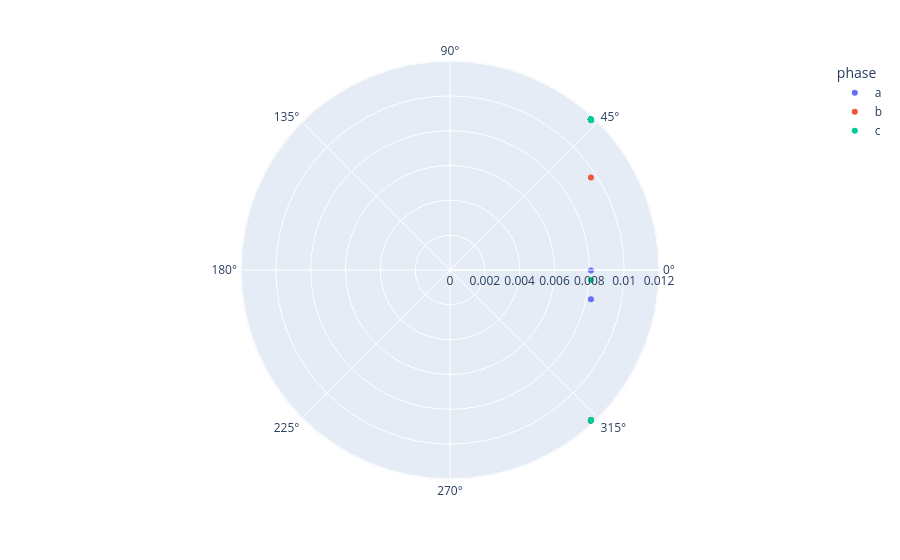

The cell this chart's notebook holds for it:
### Code cell
opf.plot_polar(sol.p_gen, sol.q_gen, t=t_plot)

### Figure 1 — Plotly figure (JSON) as saved in the notebook; plotly's stock layout.template omitted (floating-point values rounded to 4 significant figures)
{"data": [{"customdata": [["1"], ["7"], ["13"], ["18"], ["21"], ["23"], ["28"], ["250"], ["35"], ["42"], ["47"], ["48"], ["49"], ["151"], ["54"], ["57"], ["60"], ["63"], ["65"], ["97"], ["76"], ["86"], ["91"], ["93"], ["99"], ["100"], ["101"], ["105"], ["108"], ["610"]], "hovertemplate": "phase=a<br>r=%{r}<br>th=%{theta}<br>name=%{customdata[0]}<extra></extra>", "legendgroup": "a", "marker": {"color": "#636efa", "symbol": "circle"}, "mode": "markers", "name": "a", "r": [0.01184, 0.01184, 0.01184, 0.01184, 0.01184, 0.01184, 0.01184, 0.01184, 0.01184, 0.01184, 0.01184, 0.01184, 0.01184, 0.01184, 0.01184, 0.01184, 0.01184, 0.01184, 0.01184, 0.01184, 0.01184, 0.01184, 0.01184, 0.01184, 0.008267, 0.008095, 0.01183, 0.01184, 0.01184, 0.01184], "showlegend": true, "subplot": "polar", "theta": [46.89, 46.89, 46.89, 46.89, 46.89, 46.89, 46.89, 46.89, 46.89, 46.89, 46.89, 46.89, 46.89, 46.89, 46.89, 46.89, 46.87, 46.89, 46.89, -46.85, -46.89, -46.89, -46.89, -46.89, -11.71, -0.2176, 46.83, 46.88, 46.88, 46.86], "type": "scatterpolar"}, {"customdata": [["1"], ["7"], ["13"], ["18"], ["21"], ["23"], ["28"], ["250"], ["35"], ["42"], ["47"], ["48"], ["49"], ["151"], ["54"], ["57"], ["60"], ["63"], ["65"], ["97"], ["76"], ["86"], ["91"], ["93"], ["99"], ["100"], ["101"], ["105"], ["108"], ["610"]], "hovertemplate": "phase=b<br>r=%{r}<br>th=%{theta}<br>name=%{customdata[0]}<extra></extra>", "legendgroup": "b", "marker": {"color": "#EF553B", "symbol": "circle"}, "mode": "markers", "name": "b", "r": [0.01184, 0.01184, 0.01184, 0.01184, 0.01184, 0.01184, 0.01184, 0.01184, 0.01184, 0.01184, 0.01184, 0.01184, 0.01184, 0.01184, 0.01184, 0.01184, 0.01184, 0.01184, 0.01184, 0.01184, 0.01184, 0.01184, 0.01182, 0.009678, 0.01184, 0.01184, 0.01184, 0.01184, 0.01184, 0.01184], "showlegend": true, "subplot": "polar", "theta": [46.88, 46.89, 46.89, 46.89, 46.89, 46.89, 46.89, 46.89, 46.89, 46.89, 46.89, 46.89, 46.89, 46.89, 46.89, 46.89, 46.88, 46.89, 46.89, 46.87, -46.88, -46.86, -46.79, 33.24, 46.87, 46.87, 46.87, 46.88, 46.88, 46.88], "type": "scatterpolar"}, {"customdata": [["1"], ["7"], ["13"], ["18"], ["21"], ["23"], ["28"], ["250"], ["35"], ["42"], ["47"], ["48"], ["49"], ["151"], ["54"], ["57"], ["60"], ["63"], ["65"], ["97"], ["76"], ["86"], ["91"], ["93"], ["99"], ["100"], ["101"], ["105"], ["108"], ["610"]], "hovertemplate": "phase=c<br>r=%{r}<br>th=%{theta}<br>name=%{customdata[0]}<extra></extra>", "legendgroup": "c", "marker": {"color": "#00cc96", "symbol": "circle"}, "mode": "markers", "name": "c", "r": [0.01184, 0.01184, 0.01184, 0.01184, 0.01184, 0.01184, 0.01184, 0.01184, 0.01184, 0.01184, 0.01184, 0.01184, 0.01184, 0.01184, 0.01184, 0.01184, 0.01184, 0.01184, 0.01184, 0.01184, 0.008115, 0.01184, 0.01184, 0.01184, 0.01184, 0.01184, 0.01184, 0.01184, 0.01184, 0.01184], "showlegend": true, "subplot": "polar", "theta": [46.89, 46.89, 46.89, 46.89, 46.89, 46.89, 46.89, 46.89, 46.89, 46.89, 46.89, 46.89, 46.89, 46.89, 46.89, 46.89, 46.89, 46.89, 46.89, 46.89, -4.055, -46.85, -46.88, -46.88, 46.89, 46.89, 46.89, 46.89, 46.89, 46.89], "type": "scatterpolar"}], "layout": {"legend": {"title": {"text": "phase"}, "tracegroupgap": 0}, "margin": {"t": 60}, "polar": {"angularaxis": {"direction": "counterclockwise", "rotation": 0}, "domain": {"x": [0, 1], "y": [0, 1]}}}}
